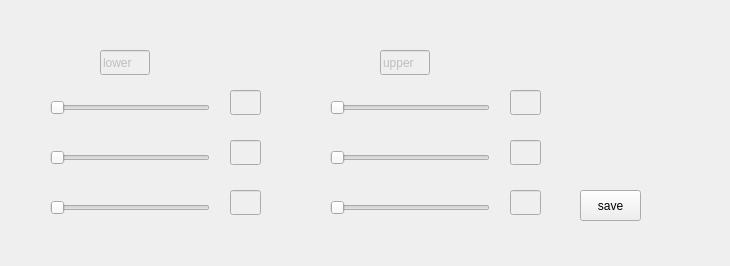
<?xml version="1.0" encoding="UTF-8"?>
<ui version="4.0">
    <class>Form</class>
    <widget class="QWidget" name="Form">
        <property name="geometry">
            <rect>
                <x>0</x>
                <y>0</y>
                <width>730</width>
                <height>266</height>
            </rect>
        </property>
        <property name="windowTitle">
            <string>Form</string>
        </property>
        <widget class="QSlider" name="min1">
            <property name="geometry">
                <rect>
                    <x>50</x>
                    <y>100</y>
                    <width>160</width>
                    <height>16</height>
                </rect>
            </property>
            <property name="orientation">
                <enum>Qt::Horizontal</enum>
            </property>
        </widget>
        <widget class="QSlider" name="min2">
            <property name="geometry">
                <rect>
                    <x>50</x>
                    <y>150</y>
                    <width>160</width>
                    <height>16</height>
                </rect>
            </property>
            <property name="orientation">
                <enum>Qt::Horizontal</enum>
            </property>
        </widget>
        <widget class="QSlider" name="min3">
            <property name="geometry">
                <rect>
                    <x>50</x>
                    <y>200</y>
                    <width>160</width>
                    <height>16</height>
                </rect>
            </property>
            <property name="orientation">
                <enum>Qt::Horizontal</enum>
            </property>
        </widget>
        <widget class="QSlider" name="max1">
            <property name="geometry">
                <rect>
                    <x>330</x>
                    <y>100</y>
                    <width>160</width>
                    <height>16</height>
                </rect>
            </property>
            <property name="orientation">
                <enum>Qt::Horizontal</enum>
            </property>
        </widget>
        <widget class="QSlider" name="max2">
            <property name="geometry">
                <rect>
                    <x>330</x>
                    <y>150</y>
                    <width>160</width>
                    <height>16</height>
                </rect>
            </property>
            <property name="orientation">
                <enum>Qt::Horizontal</enum>
            </property>
        </widget>
        <widget class="QSlider" name="max3">
            <property name="geometry">
                <rect>
                    <x>330</x>
                    <y>200</y>
                    <width>160</width>
                    <height>16</height>
                </rect>
            </property>
            <property name="orientation">
                <enum>Qt::Horizontal</enum>
            </property>
        </widget>
        <widget class="QLineEdit" name="lineEdit">
            <property name="enabled">
                <bool>false</bool>
            </property>
            <property name="geometry">
                <rect>
                    <x>100</x>
                    <y>50</y>
                    <width>50</width>
                    <height>25</height>
                </rect>
            </property>
            <property name="text">
                <string>lower</string>
            </property>
        </widget>
        <widget class="QLineEdit" name="lineEdit_2">
            <property name="enabled">
                <bool>false</bool>
            </property>
            <property name="geometry">
                <rect>
                    <x>380</x>
                    <y>50</y>
                    <width>50</width>
                    <height>25</height>
                </rect>
            </property>
            <property name="text">
                <string>upper</string>
            </property>
        </widget>
        <widget class="QLineEdit" name="lineEdit_3">
            <property name="enabled">
                <bool>false</bool>
            </property>
            <property name="geometry">
                <rect>
                    <x>230</x>
                    <y>90</y>
                    <width>31</width>
                    <height>25</height>
                </rect>
            </property>
        </widget>
        <widget class="QLineEdit" name="lineEdit_4">
            <property name="enabled">
                <bool>false</bool>
            </property>
            <property name="geometry">
                <rect>
                    <x>230</x>
                    <y>140</y>
                    <width>31</width>
                    <height>25</height>
                </rect>
            </property>
        </widget>
        <widget class="QLineEdit" name="lineEdit_5">
            <property name="enabled">
                <bool>false</bool>
            </property>
            <property name="geometry">
                <rect>
                    <x>230</x>
                    <y>190</y>
                    <width>31</width>
                    <height>25</height>
                </rect>
            </property>
        </widget>
        <widget class="QLineEdit" name="lineEdit_6">
            <property name="enabled">
                <bool>false</bool>
            </property>
            <property name="geometry">
                <rect>
                    <x>510</x>
                    <y>90</y>
                    <width>31</width>
                    <height>25</height>
                </rect>
            </property>
        </widget>
        <widget class="QLineEdit" name="lineEdit_7">
            <property name="enabled">
                <bool>false</bool>
            </property>
            <property name="geometry">
                <rect>
                    <x>510</x>
                    <y>140</y>
                    <width>31</width>
                    <height>25</height>
                </rect>
            </property>
        </widget>
        <widget class="QLineEdit" name="lineEdit_8">
            <property name="enabled">
                <bool>false</bool>
            </property>
            <property name="geometry">
                <rect>
                    <x>510</x>
                    <y>190</y>
                    <width>31</width>
                    <height>25</height>
                </rect>
            </property>
        </widget>
        <widget class="QPushButton" name="pushButton">
            <property name="geometry">
                <rect>
                    <x>580</x>
                    <y>190</y>
                    <width>61</width>
                    <height>31</height>
                </rect>
            </property>
            <property name="text">
                <string>save</string>
            </property>
        </widget>
    </widget>
    <resources/>
    <connections/>
</ui>
